Frame 1 (no input): blank canvas, image omitted
Frame 60 (the mouse pressed at the canvas centre just before this capture): blank canvas, image omitted
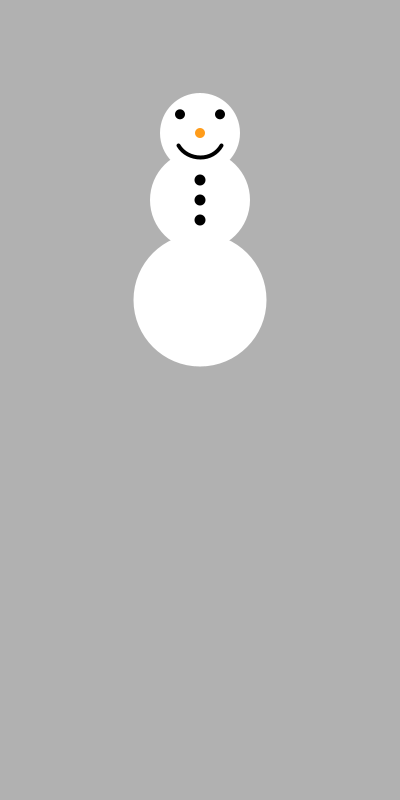
Frame 120 (the mouse held since frame 60 and released just before this capture)

The Processing sketch whose frames 1 and 60 were blank and that drew this single picture after the mouse press (run headless with seeded random() and noise(); from frame 60 on, the mouse is pressed at the canvas centre):

// Processing sketch: processing_108782
// ── processing_108782.pde

void setup()
{
  size(400,800);
  background(255);
  loop();
}

void draw()
{
  background(177);
  noStroke();
  fill(255);
  ellipse(width/2, mouseY/4*3,mouseY/3, mouseY/3);
  ellipse(width/2, mouseY/2, mouseY/4, mouseY/4);
  ellipse(width/2, mouseY/3, mouseY/5, mouseY/5);
  fill(255, 156, 26);
  ellipse(width/2, mouseY/3, mouseY/40, mouseY/40);
  fill(0);
  ellipse(width/2 + mouseY/20.0 , mouseY/21.0*6.0, mouseY/40, mouseY/40);
  ellipse(width/2 - mouseY/20.0, mouseY/21.0*6.0, mouseY/40, mouseY/40);
  ellipse(width/2, mouseY/20.0*11.0, mouseY/35, mouseY/35);
  ellipse(width/2, mouseY/20.0*9.0, mouseY/35, mouseY/35);
  ellipse(width/2, mouseY/2, mouseY/35, mouseY/35);
  noFill();
  stroke(0);
  strokeWeight(mouseY/100);
  arc(width/2, mouseY/3, mouseY/8, mouseY/8, radians(30), radians(150));
}
